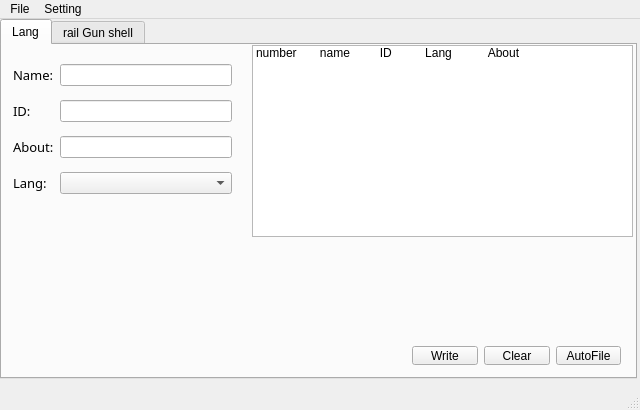
<?xml version="1.0" encoding="UTF-8"?>
<ui version="4.0">
 <class>MainWindow</class>
 <widget class="QMainWindow" name="MainWindow">
  <property name="enabled">
   <bool>true</bool>
  </property>
  <property name="geometry">
   <rect>
    <x>0</x>
    <y>0</y>
    <width>640</width>
    <height>410</height>
   </rect>
  </property>
  <property name="minimumSize">
   <size>
    <width>640</width>
    <height>410</height>
   </size>
  </property>
  <property name="windowTitle">
   <string>MainWindow</string>
  </property>
  <widget class="QWidget" name="centralWidget">
   <property name="minimumSize">
    <size>
     <width>640</width>
     <height>360</height>
    </size>
   </property>
   <widget class="QTabWidget" name="tabWidget">
    <property name="geometry">
     <rect>
      <x>0</x>
      <y>0</y>
      <width>637</width>
      <height>360</height>
     </rect>
    </property>
    <property name="currentIndex">
     <number>0</number>
    </property>
    <widget class="QWidget" name="tab">
     <property name="minimumSize">
      <size>
       <width>640</width>
       <height>360</height>
      </size>
     </property>
     <attribute name="title">
      <string>Lang</string>
     </attribute>
     <widget class="QWidget" name="gridLayoutWidget">
      <property name="geometry">
       <rect>
        <x>0</x>
        <y>0</y>
        <width>241</width>
        <height>171</height>
       </rect>
      </property>
      <layout class="QGridLayout" name="gridLayout">
       <item row="2" column="1">
        <widget class="QLineEdit" name="lineEdit_3"/>
       </item>
       <item row="1" column="0">
        <widget class="QLabel" name="label_2">
         <property name="font">
          <font>
           <family>Microsoft JhengHei Light</family>
           <pointsize>10</pointsize>
          </font>
         </property>
         <property name="text">
          <string>ID:</string>
         </property>
        </widget>
       </item>
       <item row="2" column="0">
        <widget class="QLabel" name="label_4">
         <property name="font">
          <font>
           <family>Microsoft JhengHei Light</family>
           <pointsize>10</pointsize>
          </font>
         </property>
         <property name="text">
          <string>About:</string>
         </property>
        </widget>
       </item>
       <item row="0" column="1">
        <widget class="QLineEdit" name="lineEdit_2"/>
       </item>
       <item row="1" column="1">
        <widget class="QLineEdit" name="lineEdit"/>
       </item>
       <item row="0" column="0">
        <widget class="QLabel" name="label">
         <property name="font">
          <font>
           <family>Microsoft JhengHei Light</family>
           <pointsize>10</pointsize>
          </font>
         </property>
         <property name="text">
          <string>Name:</string>
         </property>
        </widget>
       </item>
       <item row="3" column="1">
        <widget class="QComboBox" name="comboBox">
         <item>
          <property name="text">
           <string/>
          </property>
         </item>
         <item>
          <property name="text">
           <string>SimplifiedChinese.xml</string>
          </property>
         </item>
         <item>
          <property name="text">
           <string>English.xml</string>
          </property>
         </item>
        </widget>
       </item>
       <item row="3" column="0">
        <widget class="QLabel" name="label_3">
         <property name="font">
          <font>
           <family>Microsoft JhengHei Light</family>
           <pointsize>10</pointsize>
          </font>
         </property>
         <property name="text">
          <string>Lang:</string>
         </property>
        </widget>
       </item>
      </layout>
     </widget>
     <widget class="QWidget" name="horizontalLayoutWidget">
      <property name="geometry">
       <rect>
        <x>399</x>
        <y>290</y>
        <width>231</width>
        <height>41</height>
       </rect>
      </property>
      <layout class="QHBoxLayout" name="horizontalLayout">
       <item>
        <widget class="QPushButton" name="pushButton_2">
         <property name="text">
          <string>Write</string>
         </property>
        </widget>
       </item>
       <item>
        <widget class="QPushButton" name="pushButton">
         <property name="text">
          <string>Clear</string>
         </property>
        </widget>
       </item>
       <item>
        <widget class="QPushButton" name="pushButton_3">
         <property name="text">
          <string>AutoFile</string>
         </property>
        </widget>
       </item>
      </layout>
     </widget>
     <widget class="QListWidget" name="listWidget">
      <property name="geometry">
       <rect>
        <x>250</x>
        <y>0</y>
        <width>381</width>
        <height>192</height>
       </rect>
      </property>
      <item>
       <property name="text">
        <string>number       name         ID          Lang           About</string>
       </property>
      </item>
     </widget>
    </widget>
    <widget class="QWidget" name="tab_2">
     <attribute name="title">
      <string>rail Gun shell</string>
     </attribute>
     <widget class="QWidget" name="gridLayoutWidget_2">
      <property name="geometry">
       <rect>
        <x>0</x>
        <y>0</y>
        <width>160</width>
        <height>80</height>
       </rect>
      </property>
      <layout class="QGridLayout" name="gridLayout_2">
       <item row="0" column="0">
        <widget class="QLineEdit" name="lineEdit_4"/>
       </item>
       <item row="1" column="0">
        <widget class="QLineEdit" name="lineEdit_5"/>
       </item>
       <item row="2" column="0">
        <widget class="QLineEdit" name="lineEdit_6"/>
       </item>
      </layout>
     </widget>
    </widget>
   </widget>
  </widget>
  <widget class="QMenuBar" name="menuBar">
   <property name="geometry">
    <rect>
     <x>0</x>
     <y>0</y>
     <width>640</width>
     <height>23</height>
    </rect>
   </property>
   <widget class="QMenu" name="menu1">
    <property name="title">
     <string>File</string>
    </property>
    <addaction name="actionopen"/>
    <addaction name="actionAbout"/>
   </widget>
   <widget class="QMenu" name="menu2">
    <property name="title">
     <string>Setting</string>
    </property>
    <addaction name="actionSetting"/>
   </widget>
   <addaction name="menu1"/>
   <addaction name="menu2"/>
  </widget>
  <widget class="QStatusBar" name="statusBar"/>
  <action name="actionopen">
   <property name="text">
    <string>open...</string>
   </property>
  </action>
  <action name="actionAbout">
   <property name="text">
    <string>About</string>
   </property>
  </action>
  <action name="actionSetting">
   <property name="text">
    <string>Setting</string>
   </property>
  </action>
 </widget>
 <layoutdefault spacing="6" margin="11"/>
 <resources/>
 <connections>
  <connection>
   <sender>comboBox</sender>
   <signal>editTextChanged(QString)</signal>
   <receiver>MainWindow</receiver>
   <slot>Lang(QString)</slot>
   <hints>
    <hint type="sourcelabel">
     <x>199</x>
     <y>198</y>
    </hint>
    <hint type="destinationlabel">
     <x>114</x>
     <y>313</y>
    </hint>
   </hints>
  </connection>
  <connection>
   <sender>pushButton_2</sender>
   <signal>clicked()</signal>
   <receiver>MainWindow</receiver>
   <slot>Write()</slot>
   <hints>
    <hint type="sourcelabel">
     <x>467</x>
     <y>365</y>
    </hint>
    <hint type="destinationlabel">
     <x>483</x>
     <y>315</y>
    </hint>
   </hints>
  </connection>
  <connection>
   <sender>pushButton</sender>
   <signal>clicked()</signal>
   <receiver>lineEdit</receiver>
   <slot>clear()</slot>
   <hints>
    <hint type="sourcelabel">
     <x>548</x>
     <y>365</y>
    </hint>
    <hint type="destinationlabel">
     <x>241</x>
     <y>118</y>
    </hint>
   </hints>
  </connection>
  <connection>
   <sender>pushButton</sender>
   <signal>clicked()</signal>
   <receiver>lineEdit_2</receiver>
   <slot>clear()</slot>
   <hints>
    <hint type="sourcelabel">
     <x>548</x>
     <y>365</y>
    </hint>
    <hint type="destinationlabel">
     <x>241</x>
     <y>78</y>
    </hint>
   </hints>
  </connection>
  <connection>
   <sender>lineEdit</sender>
   <signal>textChanged(QString)</signal>
   <receiver>MainWindow</receiver>
   <slot>Id(QString)</slot>
   <hints>
    <hint type="sourcelabel">
     <x>241</x>
     <y>118</y>
    </hint>
    <hint type="destinationlabel">
     <x>322</x>
     <y>229</y>
    </hint>
   </hints>
  </connection>
  <connection>
   <sender>lineEdit_2</sender>
   <signal>textChanged(QString)</signal>
   <receiver>MainWindow</receiver>
   <slot>Name(QString)</slot>
   <hints>
    <hint type="sourcelabel">
     <x>241</x>
     <y>78</y>
    </hint>
    <hint type="destinationlabel">
     <x>317</x>
     <y>180</y>
    </hint>
   </hints>
  </connection>
  <connection>
   <sender>lineEdit_3</sender>
   <signal>textChanged(QString)</signal>
   <receiver>MainWindow</receiver>
   <slot>About(QString)</slot>
   <hints>
    <hint type="sourcelabel">
     <x>241</x>
     <y>158</y>
    </hint>
    <hint type="destinationlabel">
     <x>319</x>
     <y>286</y>
    </hint>
   </hints>
  </connection>
  <connection>
   <sender>pushButton_3</sender>
   <signal>clicked()</signal>
   <receiver>MainWindow</receiver>
   <slot>AutoFile()</slot>
   <hints>
    <hint type="sourcelabel">
     <x>629</x>
     <y>343</y>
    </hint>
    <hint type="destinationlabel">
     <x>546</x>
     <y>315</y>
    </hint>
   </hints>
  </connection>
  <connection>
   <sender>pushButton</sender>
   <signal>clicked()</signal>
   <receiver>lineEdit_3</receiver>
   <slot>clear()</slot>
   <hints>
    <hint type="sourcelabel">
     <x>548</x>
     <y>365</y>
    </hint>
    <hint type="destinationlabel">
     <x>241</x>
     <y>158</y>
    </hint>
   </hints>
  </connection>
  <connection>
   <sender>actionAbout</sender>
   <signal>triggered()</signal>
   <receiver>MainWindow</receiver>
   <slot>AboutWindow()</slot>
   <hints>
    <hint type="sourcelabel">
     <x>350</x>
     <y>354</y>
    </hint>
    <hint type="destinationlabel">
     <x>319</x>
     <y>204</y>
    </hint>
   </hints>
  </connection>
 </connections>
 <slots>
  <slot>Write()</slot>
  <slot>Name(QString)</slot>
  <slot>Lang(QString)</slot>
  <slot>Id(QString)</slot>
  <slot>About(QString)</slot>
  <slot>AutoFile()</slot>
  <slot>AboutWindow()</slot>
 </slots>
</ui>
